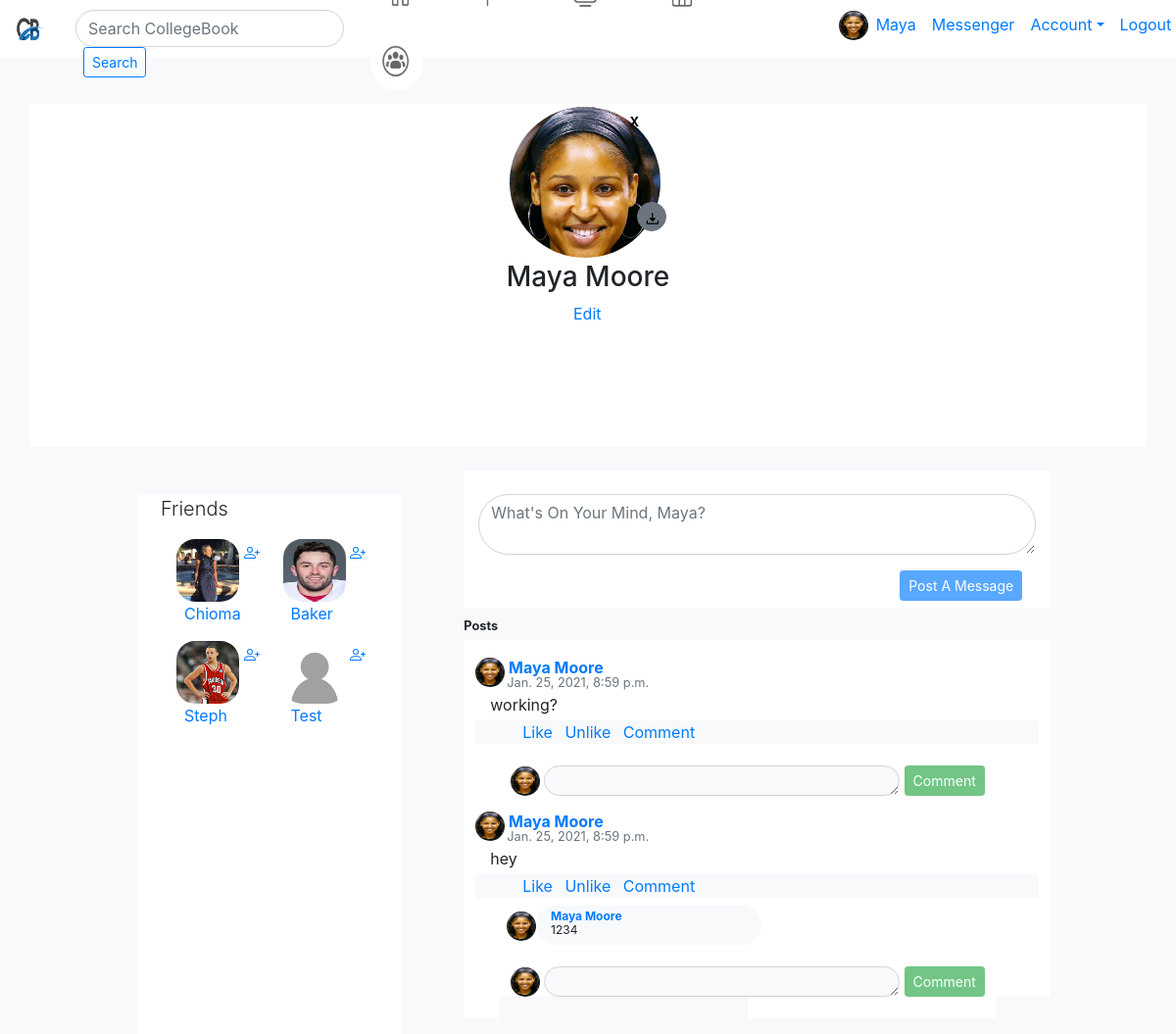
The page /home (signed in) on the database its author committed.
### wallApp/models.py (models this page shows, shortened)
class User(models.Model):
    firstName = models.CharField(max_length = 255)
    lastName = models.CharField(max_length = 255)
    birthdayMonth = models.CharField(max_length = 30, null = True)
    birthdayDay = models.IntegerField(null = True)
    birthdayYear = models.IntegerField(null = True)
    emailAddress = models.CharField(max_length = 255)
    password = models.CharField(max_length = 255)
    confirmPassword = models.CharField(max_length = 255)
    profilePic= models.ImageField(upload_to='submittedProfilePicImages/', null=True, verbose_name="")
    profileInfo = models.CharField(max_length = 255, default = "")
    friends = models.ManyToManyField('self', related_name="friendship") # Self states this ManyToManyField is symmetrical – that is, if I am your friend, then you are my friend.
    objects = UserManager()
    createdAt = models.DateTimeField(auto_now_add = True)
    updatedAt = models.DateTimeField(auto_now = True)

class Message(models.Model):
    message = models.TextField()
    user = models.ForeignKey(User, related_name = "messages", on_delete=models.CASCADE) #the user who makes the post
    userReceivesPost = models.ForeignKey(User, related_name = "postRecipient", on_delete=models.CASCADE, null=True,) #the user who receives the post
    userLikes = models.ManyToManyField(User, related_name = 'theLiker') # the user who likes the post
    likeMessageCount = models.IntegerField(default = 0)
    likeMessageCountMinusDisplayNames = models.IntegerField(default = 0)
    objects = MessageManager()
    createdAt = models.DateTimeField(auto_now_add=True)
    updatedAt = models.DateTimeField(auto_now=True)

class Comment(models.Model):
    comment = models.TextField()
    message = models.ForeignKey(Message, related_name = "comments", on_delete=models.CASCADE)
    user = models.ForeignKey(User, related_name = "comments", on_delete=models.CASCADE) #the user who makes the comment
    userReceivesComment = models.ForeignKey(User, related_name = "commentee", on_delete=models.CASCADE, null=True,) #the user who receives the comment
    objects = CommentManager()
    createdAt = models.DateTimeField(auto_now_add=True)
    updatedAt = models.DateTimeField(auto_now=True)

### wallApp/views.py (the view, shortened to what this page needs)
# urls.py: path('home', views.loggedInUsersPage, name='home'),
def loggedInUsersPage(request, messageId=0):
    if 'loginInfo' not in request.session:
        return redirect('/')
    print("THIS IS THE LOGGED IN USERS PAGE ROUTE.")
    loggedInUser = User.objects.get(id=request.session['loginInfo'])
    allMessages = Message.objects.all()
    wallOfLoggedInUser = Message.objects.filter(userReceivesPost = loggedInUser).order_by('-createdAt')
    messagesUserUnliked= Message.objects.exclude(userLikes = loggedInUser)
    allUsers = User.objects.exclude(id=request.session['loginInfo'])
    print("THIS IS THE LAST PRINT STATEMENT IN THE LOGGED IN USER'S PAGE ROUTE.")
    context = {
        'wallOfLoggedInUser': wallOfLoggedInUser,
        'loggedInUser': User.objects.get(id=request.session['loginInfo']),
        'allMessages': allMessages,
        'allUsers': allUsers,
    }
    return render(request, "loggedInUsersPage.html", context)

### wallApp/templates/loggedInUsersPage.html (shortened to what this page needs)
<!DOCTYPE html>
<html lang="en">
<head>
    <link rel="stylesheet" href="https://stackpath.bootstrapcdn.com/bootstrap/4.5.0/css/bootstrap.min.css"
>
    <link rel="stylesheet" href="//code.jquery.com/ui/1.12.1/themes/base/jquery-ui.css">
    {% load static %}
    <link rel="stylesheet" href="{% static 'css/collegeWall.css' %}">
</head>
<body class="bg-light">
    <nav class="navbar navbar-expand-lg navbar-blue bg-white" id="navBar">
        <a class="navbar-brand" href="#">
            <img id="logoIcon" src="{% static 'Images/logo.png' %}" alt="A stock image of a logo with the two letters CB to represent Collegebook." />
        </a>
            <form class="form-inline col-sm-3" id="searchBarForm">
                <input class="form-control rounded-pill " id="searchBarInput" type="search" placeholder="Search CollegeBook" aria-label="Search">
                <button class="btn btn-outline-primary btn-sm ml-2" id="searchBarButton" type="submit">Search</button>
            </form>
        <div class="col-sm-5 "  id="navIconsDiv mt-2">
            <button class="btn btn-outline-light my-2 my-sm-0 buttonOfNavIcons">
                <img class=" mr-3" id="navIconHome" src="{% static 'Images/home.png' %}" alt="A stock image of a logo with the two letters CB to represent Collegebook." />
            </button>
            <button class="btn btn-outline-light my-2 my-sm-0 pl-2 pr-2 buttonOfNavIcons">
                <img class="mr-3" id="navIconPage" src="{% static 'Images/pages.png' %}" alt="A stock image of a logo with the two letters CB to represent Collegebook." />
            </button>
            <button class="btn btn-outline-light my-2 my-sm-0 pl-2 pr-2 buttonOfNavIcons">
                <img class="mr-3" id="navIconWatch" src="{% static 'Images/watch.png' %}" alt="A stock image of a logo with the two letters CB to represent Collegebook." />
            </button>
            <button class="btn btn-outline-light my-2 my-sm-0 pl-2 pr-2 buttonOfNavIcons">
                <img class="mr-3" id="navIconMarketplace" src="{% static 'Images/marketplace.png' %}" alt="A stock image of a logo with the two letters CB to represent Collegebook." />
            </button>
            <button class="btn btn-outline-light my-2 my-sm-0 pl-2 pr-4 buttonOfNavIcons">
                <img class="mr-3" id="navIconGroups" src="{% static 'Images/groups.png' %}" alt="A stock image of a logo with the two letters CB to represent Collegebook." />
            </button>
        </div>
        <div class="col-sm-3 mb-2" id="">
            <ul class="navbar-nav mr-auto">
                <li class="nav-item active">
                    <a id="linkForNavIconProfPic" href="#" class="d-inline ">
                        {% if not loggedInUser.profilePic == "" %}
                        <img src='{{ loggedInUser.profilePic }}' id="navIconProfPic" class="d-inline ">
                        {% endif %}
                    </a>
                    <li class="nav-item">
                        <a class="nav-link" href="/home">{{loggedInUser.firstName}}</a>
                    </li>
                    <li class="nav-item">
                        <a class="nav-link" href="/home">Messenger</a>
                    </li>
                </li>
                <li class="nav-item dropdown">
                    <a class="nav-link dropdown-toggle" href="#" id="dropdownSymbol" role="button" data-toggle="dropdown">Account</a>
                </li>
                <li class="nav-item active">
                    <a class="nav-link" href="/logout">Logout <span class="sr-only">(current)</span></a>
                </li>
            </ul>
        </div>
    </nav>
    <div class="container">
        <div class="row bg-white mt-5">
            <div class="col-sm bg-white">
            </div>
            <div class="col-sm profilePicBanner">
                <form enctype="multipart/form-data" method="POST" action="" class="mb-0" id="profilePicForm">
                    <label for="profilePicInputID" id="profilePicContainer">
                        <img src='{{ loggedInUser.profilePic }}' id="thumbnail" class="uploadedPhotoProperties">
                            <p class="mt-4">Click here to upload or <b>drag-and-drop</b> <br> an image...</br></p>
                    </label>
                    <button class="btn btn-sm btn btn-secondary" id="button" type="submit">
                        <img class="save" src="{% static 'Images/save.png' %}" alt="A black and white illustration of the save symbol." />
                    </button>
                </form>
                <form class="" action="userDeletesProfilePic" method="post">
                        {% if loggedInUser.profilePic == "" %}
                        <button class="btn btn-sm" id="clearImage">X</button>
                        {% else %}
                        <button class="btn btn-sm clearImage" type="submit">X</button>
                        {% endif %}
                    </form>
                    <h3 class="" id="userNameText">{{loggedInUser.firstName}} {{loggedInUser.lastName}}</h3>
                    <a href="" class="" id="userProfileInfoEditLink">Edit</a>
            </div>
            <div class="col-sm bg-white">
            </div>
        </div>
        <div class="row ml-5 mt-4">
            <div class="col-sm-3 mt-4 ml-5 bg-white friendsDiv">
                <p class="lead mr-2 pl-2">Friends</p>
                {% for user in allUsers %}
                    {% if loggedInUser.id != user.id  %}
                        {% if user.profilePic == "" %}
                <figure class="ml-4 d-inline-block">
                    <a href="/{{user.firstName}}/{{user.lastName}}/{{user.id}}">
                        <img src="{% static 'Images/blankAvatar.png' %}" id="" class="friendsIconProfPic " alt="A thumbnail photo of the user">
                        <figcaption class="ml-2">{{user.firstName}}</figcaption>
                    </a>
                </figure>
                <a href="/addFriend/{{user.id}}">
                </a>
                    {% else %}
                <div class="d-inline-block">
                    <figure class="ml-4">
                        <a href="/{{user.firstName}}/{{user.lastName}}/{{user.id}}">
                            <img src="{{user.profilePic}}" id="" class="friendsIconProfPic" alt="A thumbnail photo of the user">
                        </a>
                            <a href="/addFriend/{{user.id}}">
                            </a>
                        <a href="/{{user.firstName}}/{{user.lastName}}/{{user.id}}">
                            <figcaption class="ml-2">{{user.firstName}}</figcaption>
                        </a>
                    </figure>
                </div>
                        {% endif%}
                    {% endif %}
                {% endfor %}
            </div>
            <div class="col-sm-7 ml-5">
                <form class="mb-2 bg-white col-sm-12" action="" method="post" id="postAMessageForm">
                    <div class="form-group">
                        <textarea class="form-control rounded-pill" id="userMessageID" name="userMessage" rows="2" placeholder="What's On Your Mind, {{loggedInUser.firstName}}?"></textarea>
                    </div>
                    <button type="submit" class="btn btn-primary mb-2 btn-sm" id="postAMessageButton">Post A Message</button>
                </form>
                <small class="font-weight-bold">Posts</small>
                <table class="table table-borderless">
                    <tbody class="">
                        <tr>
                            <td class="bg-white">
                                {% for message in wallOfLoggedInUser %}
                                <div class="messageContentsDiv">
                                    {% if message.user.id == loggedInUser.id %}
                                            <a href="/home">
                                            {% if not message.user.profilePic == "" %}
                                                <img src="{{message.user.profilePic}}" id="navIconProfPic" alt="">
                                            {% endif %}
                                                    {{message.user.firstName}} {{message.user.lastName}}
                                            </a>
                                    {% endif %}
                                            {% if message.user.profilePic == "" %}
                                                <small class="d-block ml-4 text-secondary messageCreatedAt">{{message.createdAt}}</small>
                                            {% else %}
                                                <small class="d-block ml-4 text-secondary messageCreatedAtWithThumbnail">{{message.createdAt}}</small>
                                            {% endif %}
                                </div>
                                <p class="col-sm mb-0 mt-0 ml-0  messageText">{{message.message}} </p>
                                <div class=" col-sm-12 mr-3 pl-5 mt-0 bg-light">
                                    <a class="mr-2 hover" href="/like/{{message.id}}">Like</a>
                                    <a class="mr-2" href="/unlike/{{message.id}}">Unlike</a>
                                    <a class="" href="">Comment</a>
                                </div>
                                {% for comment in message.comments.all %}
                                <div class="commentSectionDiv row mt-2 ml-3">
                                        <img src="{{comment.user.profilePic}}" id="navIconProfPic" alt="" class="d-inline ml-3">
                                        <div class="badge rounded-pill bg-light commentSection ">
                                            <a href="/{{comment.user.firstName}}/{{comment.user.lastName}}/{{comment.user.id}}" class="commentHeadText d-block">{{comment.user.firstName}} {{comment.user.lastName}}</a>
                                            <p class="commentSubText d-block">{{comment.comment}}</p>
                                        </div>
                                </div>
                                {% endfor %}
                                <form class="col-sm ml-0 sm mb-0 mt-0 pt-0 pb-0" action="{% url 'processComment' userFirstName=loggedInUser.firstName userLastName=loggedInUser.lastName userId=loggedInUser.id %}" method="post" id="postACommentForm">
                                    <div class="form-group mt-0 mb-0 commentSubDiv">
                                    {% if not loggedInUser.profilePic == "" %}
                                        <img src="{{loggedInUser.profilePic}}" id="navIconProfPic" alt="" class="d-inline mt-3 ml-3">
                                    {% endif %}
                                        <textarea class="form-control form-control-sm col-sm-8 mt-3 rounded-pill bg-light text-black d-inline commentTextAreaOnForm" rows="1" id=userCommentID name="userComment"></textarea>
                                        <button type="submit" id="" class="btn btn-primary mt-3 btn-success btn-sm d-inline postACommentButton">Comment</button>
                                    </div>
                                </form>
                                {% endfor %}
                            </td>
                        </tr>
                    </tbody>
                </table>
            </div>
        </div>
    </div>
</body>
</html>

### rows shown on the page
User: firstName "Maya", lastName "Moore", userMessage "What's On Your Mind, Maya?"
User: shows a picture, firstName "Chioma"
User: profilePic (picture), firstName "Baker"
User: shows a picture, firstName "Steph"
User: firstName "Test"
Message: user.firstName "Maya", user.lastName "Moore", createdAt "Jan. 25, 2021, 8:59 p.m.", message "working?"
Message: user.firstName "Maya", user.lastName "Moore", createdAt "Jan. 25, 2021, 8:59 p.m.", message "hey"
Comment: user.firstName "Maya", user.lastName "Moore", comment "1234"
